Frame 1 (no input): blank canvas, image omitted
Frame 60 (the mouse pressed at the canvas centre just before this capture): blank canvas, image omitted
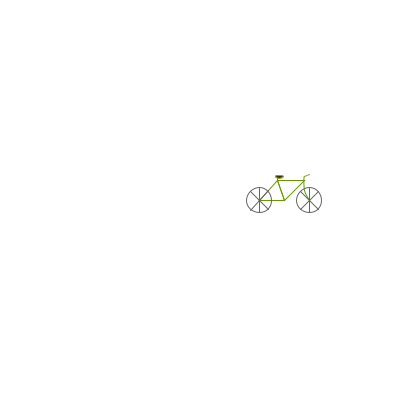
Frame 120 (the mouse held since frame 60 and released just before this capture)

The Processing sketch whose frames 1 and 60 were blank and that drew this single picture after the mouse press (run headless with seeded random() and noise(); from frame 60 on, the mouse is pressed at the canvas centre):

// Processing sketch: processing_43383
// ── processing_43383.pde

float points[];
float clickx[];
float clicky[];
int counter;

void setup(){
  size(400, 400);
  stroke(0);
  counter = 0;
  points = new float [56];
  points[0] = 0;
  points[1] = 0;
  points[2] = 50;
  points[3] = 0;
  points[4] = 0;
  points[5] = 0;
  points[6] = 25;
  points[7] = 0;
  points[8] = 18;
  points[9] = -20;
  points[10] = 45;
  points[11] = -20;
  points[12] = 18;
  points[13] = -20;
  points[14] = 18;
  points[15] = -25;
  points[16] = 0;
  points[17] = -12;
  points[18] = 0;
  points[19] = 12;
  points[20] = -9;
  points[21] = -9;
  points[22] = 9;
  points[23] = 9;
  points[24] = 50;
  points[25] = -12;
  points[26] = 50;
  points[27] = 12;
  points[28] = 59;
  points[29] = -9;
  points[30] = 41;
  points[31] = 9;
  points[32] = 16;
  points[33] = -25;
  points[34] = 50;
  points[35] = -2;
  points[36] = 45;
  points[37] = -24;
  points[38] = 45;
  points[39] = -10;
  points[40] = 50;
  points[41] = 0;
  points[42] = 50;
  points[43] = 0;
  points[44] = 9;
  points[45] = -10;
  points[46] = -9;
  points[47] = 10;
  points[48] = 59;
  points[49] = 9;
  points[50] = 41;
  points[51] = -9;
  points[52] = 45;
  points[53] = -24;
  points[54] = 50;
  points[55] = -26;

  clickx = new float [1000];
  clicky = new float [1000];
}

void draw() {
  background (255);

  for (int i=0; i<counter; i++){
    placeRubberStamp (clickx[i], clicky[i]);
    clickx[i]++;
  }
}
void mousePressed() {
  clickx [counter] = mouseX;
  clicky [counter] = mouseY;
  counter++;
}
void placeRubberStamp (float px, float py){
  smooth();

  beginShape(TRIANGLE_STRIP);
  stroke(102,153,0);
  noFill();
  vertex(points [4] + px, points [5] + py);//frame
  vertex(points [6] + px, points [7] + py);//frame
  vertex(points [8] + px, points [9] + py);//frame
  vertex(points [10] + px, points [11] + py);//frame
  endShape();
  line(points [12] + px, points [13] + py, points [14] + px, points [15] + py);//seat post
  noFill();
  beginShape();
  curveVertex(points [34] + px, points [35] + py);//fork
  curveVertex(points [36] + px, points [37] + py);//fork
  curveVertex(points [38] + px, points [39] + py);//fork
  curveVertex(points [40] + px, points [41] + py);//fork
  curveVertex(points [42] + px, points [43] + py);//fork
  endShape();

  stroke(100);
  noFill();
  ellipseMode(CENTER);
  ellipse(points [0] + px, points [1] + py, 25, 25);//wheel
  ellipse(points [2] + px, points [3] + py, 25, 25);//wheel

  line(points [16] + px, points [17] + py, points [18] + px, points [19] + py);//spoke
  line(points [20] + px, points [21] + py, points [22] + px, points [23] + py);//spoke
  line(points [24] + px, points [25] + py, points [26] + px, points [27] + py);//spoke
  line(points [28] + px, points [29] + py, points [30] + px, points [31] + py);//spoke
  line(points [44] + px, points [45] + py, points [46] + px, points [47] + py);//spoke
  line(points [48] + px, points [49] + py, points [50] + px, points [51] + py);//spoke

  stroke(153,153,51);
  fill(51,51,0);
  ellipseMode(CORNER);
  ellipse(points [32] + px, points [33] + py, 8, 3); //seat
  line(points [52] + px, points [53] + py, points [54] + px, points [55] + py);//spoke
}
void keyPressed (){
  counter = 0;
}
